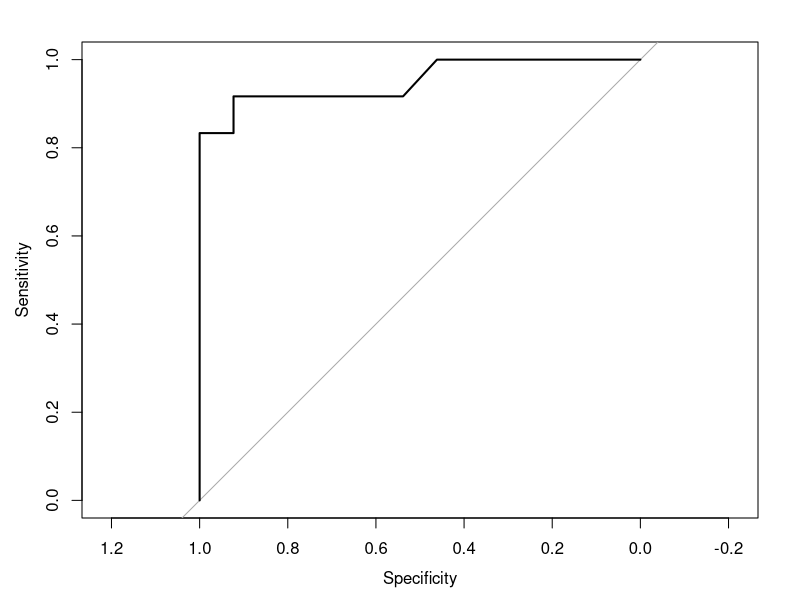
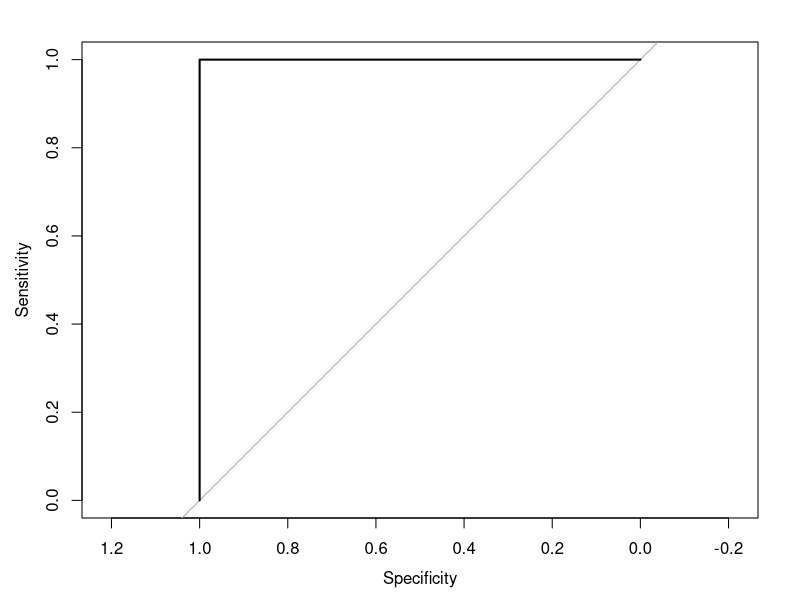

Write the R code that produced these figures, in order.
library(pROC)
library(caret)

set.seed(1313)

# Cargar ls datos
datos <- mtcars
datos$am <- factor(datos$am)

# Separar conjuntos de entrenamiento y prueba
n <- nrow(datos)
# Se considera un conjunto de entrenamiento con 80% de las instancias
n_entrenamiento <- floor(0.8 * n)
muestra <- sample.int(n = n, size = n_entrenamiento, replace = FALSE)
entrenamiento <- datos[muestra, ]
prueba <- datos[-muestra, ]

# Ajustar modelo
# la función glm() para ajustar un modelo de regresión logística que prediga el 
# tipo de transmisión de un automóvil (0 = automática, 1 = manual) a partir de su peso
modelo <- glm(am ~ wt, family = binomial(link = "logit"), data = entrenamiento)
print(summary(modelo))

# Evaluar el modelo con el conjunto de entrenamiento
cat("Evaluacion del modelo a partir del conjunto de entrenamiento:\n")
probs_e <- predict(modelo, entrenamiento, type = "response")

umbral <- 0.5
preds_e <- sapply(probs_e, function(p) ifelse(p >= umbral, "1", "0"))
preds_e <- factor(preds_e, levels = levels(datos[["am"]]))

ROC_e <- roc(entrenamiento[["am"]], probs_e)
plot(ROC_e)
# Con respecto al grafico entregado, curva se aleja bastante de la diagonal, por lo que
# al parecer se trata de un buen modelo.

matriz_e <- confusionMatrix(preds_e, entrenamiento[["am"]])
print(matriz_e)
# La exactitus del modelo es de 92.0%, la sensibilidad de 100% y la especificidad de 83.33%
# muestran que el modelo se desempeña un poco mejor identificando elementos de la clase postiva, 
# correspondiente en este caso a los vehiculos de transmision automatica.

# Evaluar el modelo con el conjunto de prueba
cat("Evaluación del modelo a partir del conjunto de prueba:\n")
probs_p <- predict(modelo, prueba, type = "response")

preds_p <- sapply(probs_p, function(p) ifelse(p >= umbral, "1", "0"))
preds_p <- factor(preds_p, levels = levels(datos[["am"]]))

ROC_p <- roc(prueba[["am"]], probs_p)
plot(ROC_p)

matriz_p <- confusionMatrix(preds_p, prueba[["am"]])
print(matriz_p)

# CONSLUSIONES

# donde podemos apreciar que el AIC es bastante bajo (AIC = 16, 23) y que la desviación 
# del modelo con una variable (23 grados de libertad) es de 12, 23.

# La curva ROC se aleja bastante de la diagonal, por lo que al parecer se trata de un buen modelo.

# Podemos ver que el modelo tiene una exactitud de 92,0 %. La sensibilidad de 100 % y la especificidad 
# de 83,33 % muestran que el modelo se desempeña un poco mejor identificando elementos de la clase 
# positiva, correspondiente en este caso a los vehículos de transmisión automática.

# Así, las líneas 36–46 obtienen la curva ROC (figura 15.6) y la matriz de confusión (figura 15.7) 
# para el conjunto de prueba, donde observamos un resultado con menor exactitud que con el conjunto 
# de entrenamiento. Esto es una indicación de que el modelo podría estar un poco sobreajustado para 
# el conjunto de entrenamiento, pero también de que el conjunto de prueba puede ser muy pequeño para 
# obtener una evaluación confiable.